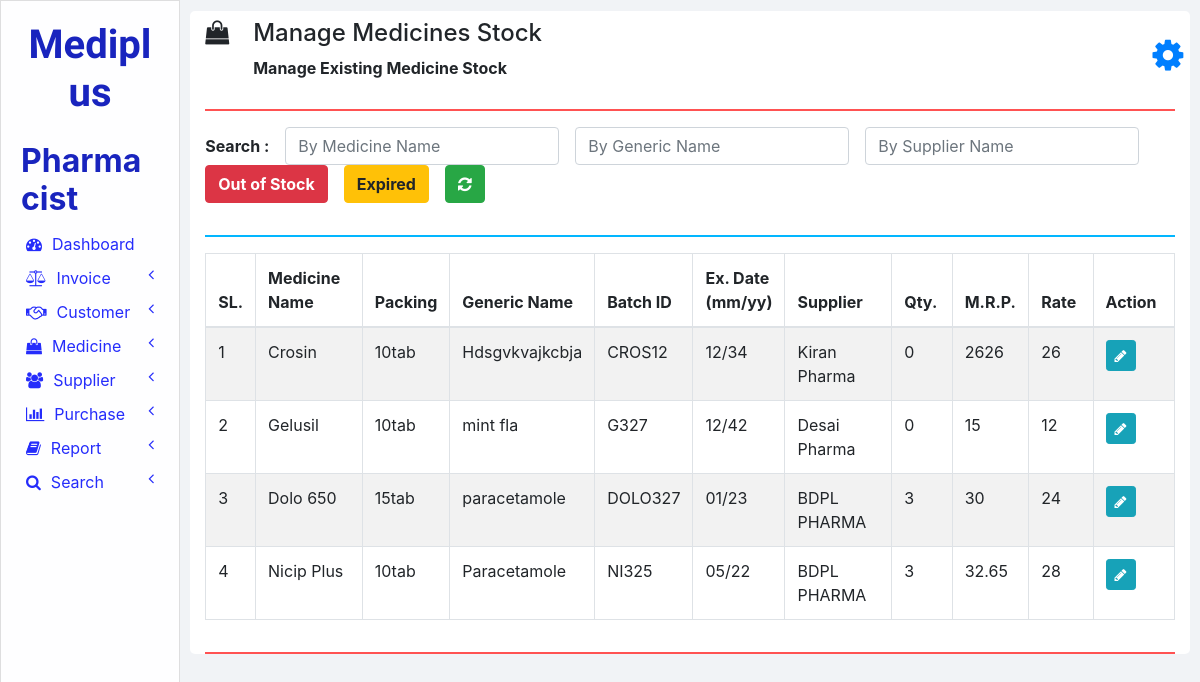
Screenshot of /Roles/Pharmacist/manage_medicine_stock.php with the database file from the repository.
### tables this page shows
CREATE TABLE `medicines` (
  `ID` int(11) NOT NULL,
  `NAME` varchar(100) NOT NULL,
  `PACKING` varchar(20) NOT NULL,
  `GENERIC_NAME` varchar(100) NOT NULL,
  `SUPPLIER_NAME` varchar(100) NOT NULL
);

CREATE TABLE `medicines_stock` (
  `ID` int(11) NOT NULL,
  `NAME` varchar(100) NOT NULL,
  `BATCH_ID` varchar(20) NOT NULL,
  `EXPIRY_DATE` varchar(10) NOT NULL,
  `QUANTITY` int(11) NOT NULL,
  `MRP` double NOT NULL,
  `RATE` double NOT NULL
);

### Roles/Pharmacist/php/manage_medicine_stock.php (the view, shortened to what this page needs)
<?php
  function showMedicinesStock($id) {
    require "db_connection.php";
    if($con) {
      $seq_no = 0;
      $query = "SELECT * FROM medicines INNER JOIN medicines_stock ON medicines.NAME = medicines_stock.NAME";
      $result = mysqli_query($con, $query);
      while($row = mysqli_fetch_array($result)) {
        $seq_no++;
        if($row['BATCH_ID'] == $id)
          showEditOptionsRow($seq_no, $row);
        else
          showMedicineStockRow($seq_no, $row);
      }
    }
  }
  function showMedicineStockRow($seq_no, $row) {
    ?>
    <tr>
      <td><?php echo $seq_no; ?></td>
      <td><?php echo $row['NAME']; ?></td>
      <td><?php echo $row['PACKING']; ?></td>
      <td><?php echo $row['GENERIC_NAME']; ?></td>
      <td><?php echo $row['BATCH_ID']; ?></td>
      <td><?php echo $row['EXPIRY_DATE']; ?></td>
      <td><?php echo $row['SUPPLIER_NAME']; ?></td>
      <td><?php echo $row['QUANTITY']; ?></td>
      <td><?php echo $row['MRP']; ?></td>
      <td><?php echo $row['RATE']; ?></td>
      <td>
        <button href="" class="btn btn-info btn-sm" onclick="editMedicineStock('<?php echo $row['BATCH_ID']; ?>');">
          <i class="fa fa-pencil"></i>
        </button>
      </td>
    </tr>
    <?php
  }
  ?>

### Roles/Pharmacist/css/sidenav.css (style rules this page uses)
body { background-color: #f1f3f6; }
.sidenav { width: 15%; height: 100vh; background-color: #ffffff; position: fixed; z-index: 1; flex: 1 0 auto; }
.card { width: 100%; height: 100%; top: 0; border-radius: 0; background-color: #fefeff; }
.logo .logo-caption { font-family: 'Poiret One', cursive; color: #ffffff; text-align: center; margin-bottom: 25px; }
.logo .tweak { color: #1924be; font-weight: bold; }
.main-menu-item { padding: 5px 5px; cursor: pointer; }
.main-menu-item > a { color: #252cfb; text-decoration: none; font-size: 16px; }
.main-menu-item > a > span { margin-left: 10px; }

### Roles/Pharmacist/css/home.css (style rules this page uses)
html, body { height: 100vh; }

### rows the page displays
medicines: seq_no "1", medicines_stock.NAME "Crosin", PACKING "10tab", GENERIC_NAME "Hdsgvkvajkcbja", medicines_stock.BATCH_ID "CROS12", medicines_stock.EXPIRY_DATE "12/34", SUPPLIER_NAME "Kiran Pharma", medicines_stock.QUANTITY "0", medicines_stock.MRP "2626", medicines_stock.RATE "26"
medicines: seq_no "2", medicines_stock.NAME "Gelusil", PACKING "10tab", GENERIC_NAME "mint fla", medicines_stock.BATCH_ID "G327", medicines_stock.EXPIRY_DATE "12/42", SUPPLIER_NAME "Desai Pharma", medicines_stock.QUANTITY "0", medicines_stock.MRP "15", medicines_stock.RATE "12"
medicines: seq_no "3", medicines_stock.NAME "Dolo 650", PACKING "15tab", GENERIC_NAME "paracetamole", medicines_stock.BATCH_ID "DOLO327", medicines_stock.EXPIRY_DATE "01/23", SUPPLIER_NAME "BDPL PHARMA", medicines_stock.QUANTITY "3", medicines_stock.MRP "30", medicines_stock.RATE "24"
medicines: seq_no "4", medicines_stock.NAME "Nicip Plus", PACKING "10tab", GENERIC_NAME "Paracetamole", medicines_stock.BATCH_ID "NI325", medicines_stock.EXPIRY_DATE "05/22", SUPPLIER_NAME "BDPL PHARMA", medicines_stock.QUANTITY "3", medicines_stock.MRP "32.65", medicines_stock.RATE "28"

### other values shown
$heading "Manage Medicines Stock"
$sub_heading "Manage Existing Medicine Stock"
